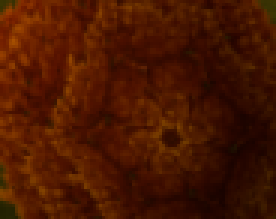
#> input picture tree.PNG, 92 x 73 px, found by its file name (shown 3 times larger)
$ python woodcutting.py
#> lines starting #> are read from the running program, lines starting #| are printed output that depends on the picture
import time
import cv2
import numpy as np
import pyautogui

# Load tree and log templates
tree_template = cv2.imread("tree.png", 0)  # You need an image of a tree from the game
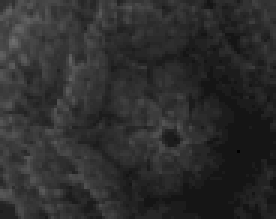
#> tree_template: shape (73, 92) (shown 3 times larger); min 0, max 111, mean 45.3
log_template = cv2.imread("log.png", 0)    # You need an image of logs in inventory
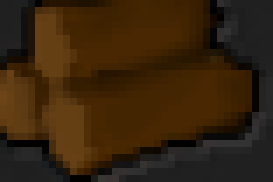
#> input picture log.PNG, 39 x 26 px, found by its file name (shown 7 times larger)
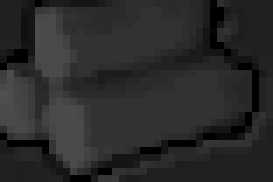
#> log_template: shape (26, 39) (shown 7 times larger); min 0, max 80, mean 42.2

def capture_screen():
    screenshot = pyautogui.screenshot()
    frame = np.array(screenshot)
#> (the run stopped early here; a loop or call above may not have finished)
